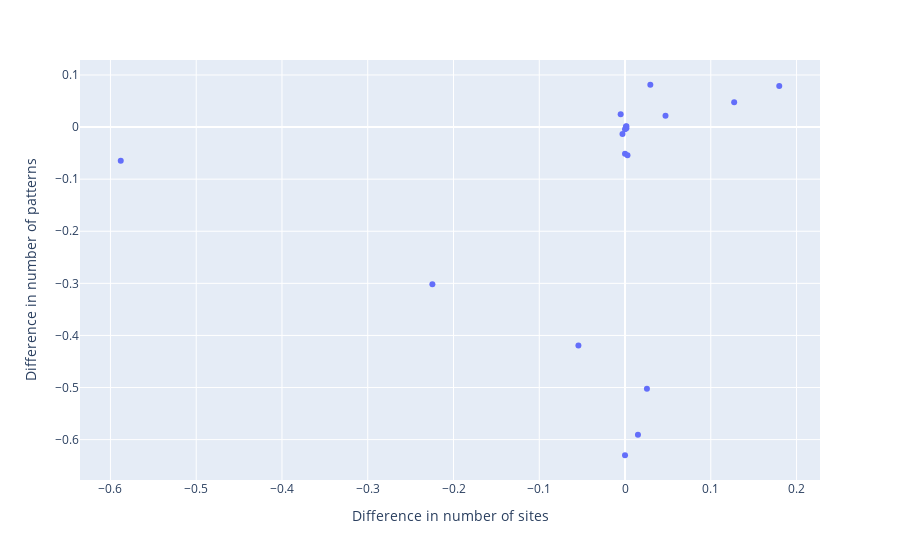

The cell this chart's notebook holds for it:
### Code cell
fig = px.scatter(duplicates, x="site_diff", y="pattern_diff")
fig.update_layout(xaxis_title = "Difference in number of sites", 
                  yaxis_title = "Difference in number of patterns")

### Figure 1 — Plotly figure (JSON) as saved in the notebook; plotly's stock layout.template omitted (floating-point values rounded to 4 significant figures)
{"data": [{"hovertemplate": "site_diff=%{x}<br>pattern_diff=%{y}<extra></extra>", "legendgroup": "", "marker": {"color": "#636efa", "symbol": "circle"}, "mode": "markers", "name": "", "orientation": "v", "showlegend": false, "type": "scatter", "x": [0.02554, 0.001557, 0.001557, 0.01508, -0.005076, 0, 0.1798, -0.05435, 0.1272, 0, -0.002954, 0.002865, 0, 0.02952, -0.2246, 0.001105, -0.588, 0.04719], "xaxis": "x", "y": [-0.5025, -0.002076, 0.001557, -0.5905, 0.02477, -0.05116, 0.07897, -0.4191, 0.04772, -0.004049, -0.01322, -0.05405, -0.63, 0.08126, -0.3015, 0.001269, -0.06452, 0.02192], "yaxis": "y"}], "layout": {"legend": {"tracegroupgap": 0}, "margin": {"t": 60}, "xaxis": {"anchor": "y", "domain": [0, 1], "title": {"text": "Difference in number of sites"}}, "yaxis": {"anchor": "x", "domain": [0, 1], "title": {"text": "Difference in number of patterns"}}}}
